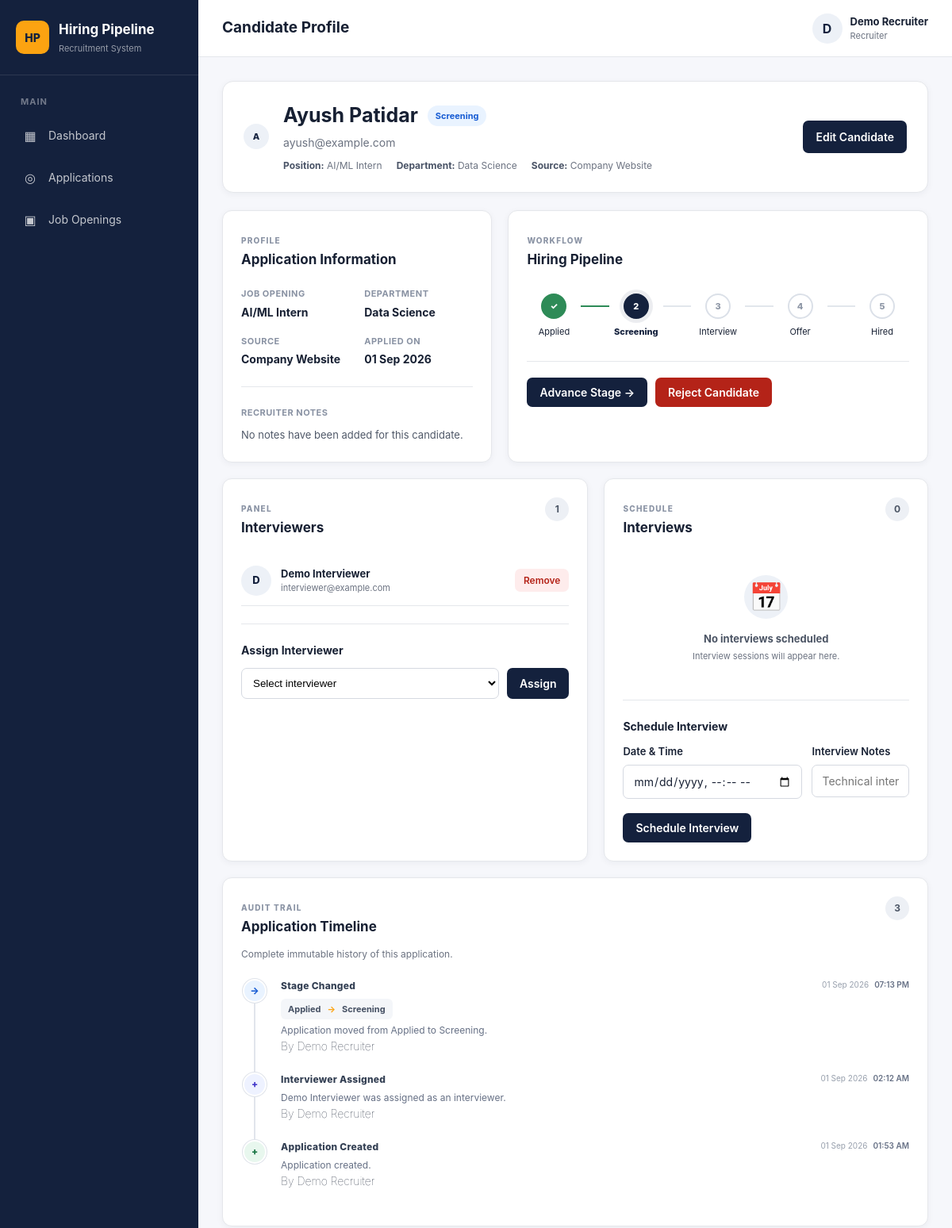
The page /applications/7 (signed in, upper part) on the database as committed earlier.
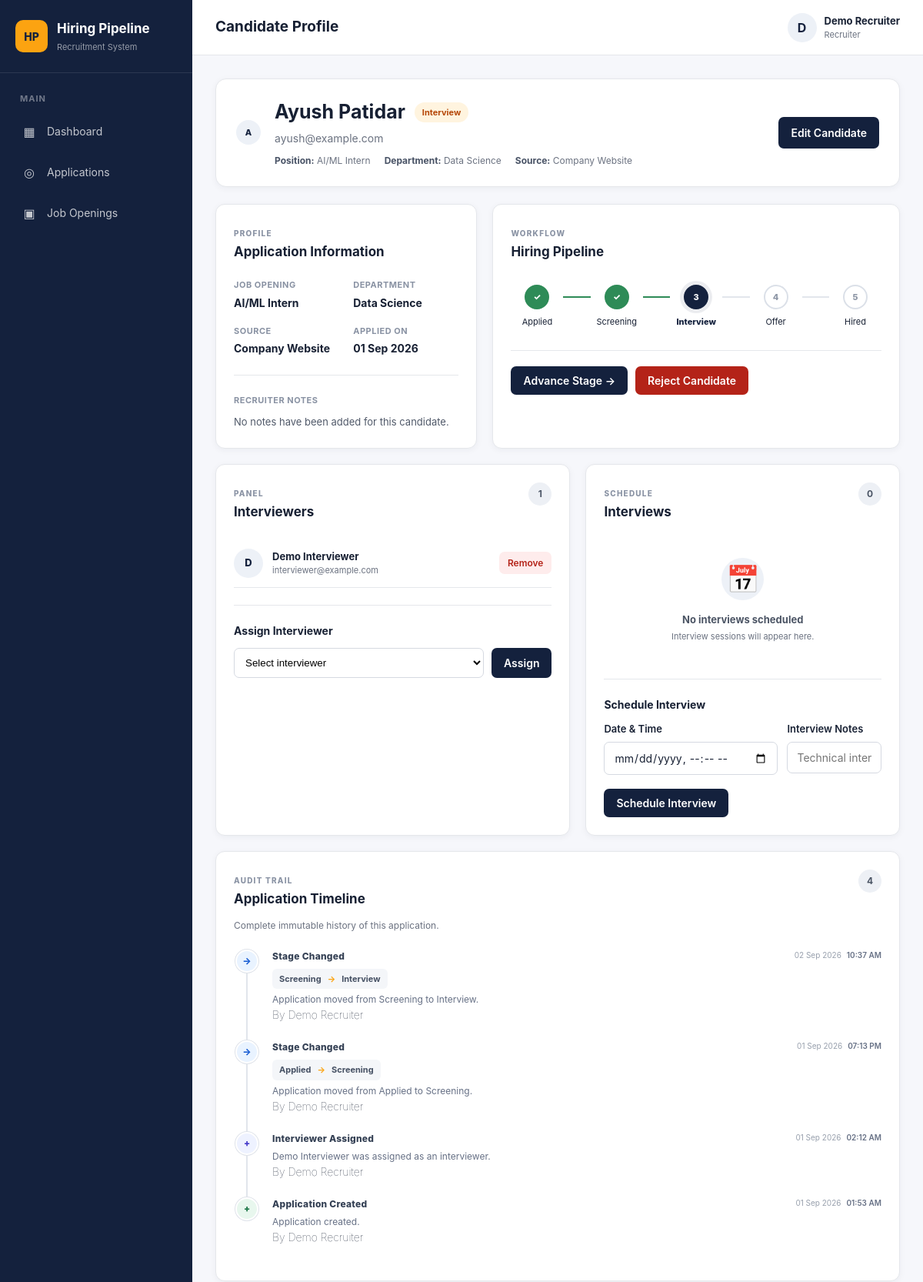
The same page on the database as committed later.
### models/application.py (models this page shows)
class Application(db.Model):
    __tablename__ = "applications"
    id = db.Column(
        db.Integer,
        primary_key=True
    )
    job_opening_id = db.Column(
        db.Integer,
        db.ForeignKey("job_openings.id"),
        nullable=False,
        index=True
    )
    candidate_name = db.Column(
        db.String(150),
        nullable=False
    )
    candidate_email = db.Column(
        db.String(150),
        nullable=False,
        index=True
    )
    source = db.Column(
        db.String(100),
        nullable=True
    )
    notes = db.Column(
        db.Text,
        nullable=True
    )
    stage = db.Column(
        db.String(30),
        nullable=False,
        default="Applied",
        index=True
    )
    applied_at = db.Column(
        db.DateTime,
        server_default=db.func.now()
    )
    stage_changed_at = db.Column(
        db.DateTime,
        server_default=db.func.now()
    )
    updated_at = db.Column(
        db.DateTime,
        server_default=db.func.now(),
        onupdate=db.func.now()
    )
    job = db.relationship(
        "JobOpening",
        back_populates="applications"
    )
    events = db.relationship(
        "ApplicationEvent",
        back_populates="application",
        lazy=True,
        order_by="ApplicationEvent.created_at"
    )

### models/interview.py (models this page shows)
class ApplicationInterviewer(db.Model):
    __tablename__ = "application_interviewers"
    application_id = db.Column(
        db.Integer,
        db.ForeignKey("applications.id"),
        primary_key=True
    )
    interviewer_id = db.Column(
        db.Integer,
        db.ForeignKey("users.id"),
        primary_key=True
    )
    assigned_at = db.Column(
        db.DateTime,
        server_default=db.func.now()
    )
    application = db.relationship(
        "Application",
        backref=db.backref(
            "interviewer_assignments",
            lazy=True
        )
    )
    interviewer = db.relationship(
        "User",
        backref=db.backref(
            "application_assignments",
            lazy=True
        )
    )

### models/user.py (models this page shows, shortened)
class User(UserMixin, db.Model):
    __tablename__ = "users"
    id = db.Column(db.Integer, primary_key=True)
    name = db.Column(db.String(100), nullable=False)
    email = db.Column(
        db.String(150),
        unique=True,
        nullable=False,
        index=True
    )
    password_hash = db.Column(db.String(255), nullable=False)
    role = db.Column(
        db.String(20),
        nullable=False
    )
    created_at = db.Column(
        db.DateTime,
        server_default=db.func.now()
    )

### models/event.py (models this page shows)
class ApplicationEvent(db.Model):
    __tablename__ = "application_events"
    id = db.Column(
        db.Integer,
        primary_key=True
    )
    application_id = db.Column(
        db.Integer,
        db.ForeignKey("applications.id"),
        nullable=False,
        index=True
    )
    event_type = db.Column(
        db.String(50),
        nullable=False
    )
    old_stage = db.Column(
        db.String(30),
        nullable=True
    )
    new_stage = db.Column(
        db.String(30),
        nullable=True
    )
    actor_id = db.Column(
        db.Integer,
        db.ForeignKey("users.id"),
        nullable=True
    )
    message = db.Column(
        db.Text,
        nullable=True
    )
    created_at = db.Column(
        db.DateTime,
        server_default=db.func.now()
    )
    application = db.relationship(
        "Application",
        back_populates="events"
    )
    actor = db.relationship(
        "User",
        foreign_keys=[actor_id]
    )

### routes/applications.py (the view, shortened to what this page needs)
@applications_bp.route("/<int:application_id>")
@role_required("recruiter", "interviewer")
def application_detail(application_id):
    application = db.session.get(
        Application,
        application_id
    )
    if not application:
        abort(404)
    interviewers = []
    if current_user.role == "recruiter":
        interviewers = (
            User.query
            .filter_by(role="interviewer")
            .order_by(User.name)
            .all()
        )
    return render_template(
        "applications/detail.html",
        application=application,
        interviewers=interviewers
    )

### utils/timezone.py (called while the page is built)
def to_ist(dt):
    if not dt:
        return None
    if dt.tzinfo is None:
        dt = dt.replace(tzinfo=timezone.utc)
    return dt.astimezone(IST)

### templates/applications/detail.html (shortened to what the changed rows need)
{% extends "base.html" %}
{% block content %}
<div class="candidate-hero">
    <div class="candidate-hero-main">
        <div class="candidate-avatar">
            {{ application.candidate_name[0]|upper }}
        </div>
        <div class="candidate-identity">
            <div class="candidate-name-row">
                <h1>
                    {{ application.candidate_name }}
                </h1>
                <span
                    class="candidate-stage-badge
                    stage-{{ application.stage|lower }}"
                >
                    {{ application.stage }}
                </span>
            </div>
            <p class="candidate-email">
                {{ application.candidate_email }}
            </p>
            <div class="candidate-meta">
                <span>
                    <strong>Position:</strong>
                    {{ application.job.title }}
                </span>
                <span>
                    <strong>Department:</strong>
                    {{ application.job.department }}
                </span>
                <span>
                    <strong>Source:</strong>
                    {{ application.source or "Not specified" }}
                </span>
            </div>
        </div>
    </div>
</div>
<div class="candidate-top-grid">
    <div class="candidate-card">
        <div class="card-heading">
            <div>
                <h2>
                    Application Information
                </h2>
            </div>
        </div>
        <div class="candidate-info-grid">
            <div class="info-item">
                <span class="info-label">
                    Source
                </span>
                <strong>
                    {{ application.source or "-" }}
                </strong>
            </div>
            <div class="info-item">
                <span class="info-label">
                    Applied On
                </span>
                <strong>
                    {% if application.applied_at %}
                        {{ (application.applied_at | ist).strftime(
                            "%d %b %Y"
                        ) }}
                    {% else %}
                        -
                    {% endif %}
                </strong>
            </div>
        </div>
        <div class="candidate-notes">
            <span class="info-label">
                Recruiter Notes
            </span>
            <p>
                {{ application.notes or "No notes have been added for this candidate." }}
            </p>
        </div>
    </div>
    <div class="candidate-card pipeline-card">
        <div class="card-heading">
            <div>
                <h2>
                    Hiring Pipeline
                </h2>
            </div>
        </div>
        {% set stages = [
            "Applied",
            "Screening",
            "Interview",
            "Offer",
            "Hired"
        ] %}
        <div class="modern-pipeline">
            {% for stage in stages %}
                <div class="modern-stage">
                    <div
                        class="stage-circle
                        {% if application.stage == stage %}
                            stage-current
                        {% elif application.stage != 'Rejected'
                              and stages.index(application.stage)
                                  > stages.index(stage) %}
                            stage-complete
                        {% endif %}"
                    >
                        {% if application.stage != "Rejected"
                              and stages.index(application.stage)
                                  > stages.index(stage) %}
                            ✓
                        {% else %}
                            {{ loop.index }}
                        {% endif %}
                    </div>
                    <span
                        class="
                        {% if application.stage == stage %}
                            stage-label-current
                        {% endif %}
                        "
                    >
                        {{ stage }}
                    </span>
                </div>
                {% if not loop.last %}
                    <div
                        class="stage-line
                        {% if application.stage != 'Rejected'
                              and stages.index(application.stage)
                                  > stages.index(stage) %}
                            line-complete
                        {% endif %}"
                    ></div>
                {% endif %}
            {% endfor %}
        </div>
    </div>
</div>
<div class="candidate-middle-grid">
    <div class="candidate-card">
        <div class="card-heading">
            <div>
                <h2>
                    Interviewers
                </h2>
            </div>
        </div>
        {% if application.interviewer_assignments %}
            <div class="interviewer-list">
                {% for assignment in
                    application.interviewer_assignments %}
                    <div class="modern-panel-member">
                        <div class="panel-avatar">
                            {{ assignment.interviewer.name[0]|upper }}
                        </div>
                        <div class="panel-person">
                            <strong>
                                {{ assignment.interviewer.name }}
                            </strong>
                            <span>
                                {{ assignment.interviewer.email }}
                            </span>
                        </div>
                        {% if current_user.role == "recruiter" %}
                            <form
                                method="POST"
                                action="{{ url_for(
                                    'interviews.remove_interviewer',
                                    application_id=application.id,
                                    interviewer_id=assignment.interviewer_id
                                ) }}"
                            >
                                <button
                                    type="submit"
                                    class="small-btn danger"
                                    onclick="return confirm(
                                        'Remove this interviewer?'
                                    )"
                                >
                                    Remove
                                </button>
                            </form>
                        {% endif %}
                    </div>
                {% endfor %}
            </div>
        {% endif %}
    </div>
    <div class="candidate-card">
        <div class="card-heading">
            <div>
                <h2>
                    Interviews
                </h2>
            </div>
        </div>
    </div>
</div>
<div class="candidate-card history-card">
    <div class="card-heading">
        <div>
            <span class="card-eyebrow">
            </span>
            <h2>
                Application Timeline
            </h2>
            <p class="section-description">
            </p>
        </div>
        <span class="card-count">
            {{ application.events|length }}
        </span>
    </div>
    {% if application.events %}
        <div class="modern-timeline">
            {% for event in application.events|reverse %}
                <div class="modern-timeline-item">
                    <div class="timeline-rail">
                        <div
                            class="timeline-dot
                            event-{{ event.event_type|lower }}"
                        >
                            {% if event.event_type == "APPLICATION_CREATED" %}
                                +
                            {% elif event.event_type == "STAGE_CHANGED" %}
                                →
                            {% elif event.event_type == "REJECTED" %}
                                ×
                            {% elif event.event_type == "REINSTATED" %}
                                ↺
                            {% elif event.event_type == "INTERVIEWER_ASSIGNED" %}
                                +
                            {% elif event.event_type == "INTERVIEWER_REMOVED" %}
                                −
                            {% elif event.event_type ==
                                    "INTERVIEW_SCHEDULED" %}
                                ◷
                            {% elif event.event_type ==
                                    "INTERVIEW_FEEDBACK_SUBMITTED" %}
                                ✓
                            {% else %}
                                •
                            {% endif %}
                        </div>
                        {% if not loop.last %}
                            <div class="timeline-line"></div>
                        {% endif %}
                    </div>
                    <div class="timeline-event-card">
                        <div class="timeline-event-header">
                            <span class="event-name">
                                {{ event.event_type
                                    .replace("_", " ")
                                    |title }}
                            </span>
                            {% if event.created_at %}
                                <span class="event-time">
                                    {{ (event.created_at | ist).strftime(
                                        "%d %b %Y"
                                    ) }}
                                    <strong>
                                        {{ (event.created_at | ist).strftime(
                                            "%I:%M %p"
                                        ) }}
                                    </strong>
                                </span>
                            {% endif %}
                        </div>
                        {% if event.old_stage
                              and event.new_stage %}
                            <div class="stage-transition">
                                <span>
                                    {{ event.old_stage }}
                                </span>
                                <span class="transition-arrow">
                                    →
                                </span>
                                <span>
                                    {{ event.new_stage }}
                                </span>
                            </div>
                        {% endif %}
                        {% if event.message %}
                            <p class="event-message">
                                {{ event.message }}
                            </p>
                        {% endif %}
                        {% if event.actor %}
                            <div class="event-actor" style="font-weight: lighter; font-size: 14px;">
                                By {{ event.actor.name }}
                            </div>
                        {% endif %}
                    </div>
                </div>
            {% endfor %}
        </div>
    {% endif %}
</div>
{% endblock %}

Rows that differ between the two databases and show on the page:
changed Application "Ayush Patidar": stage "Screening" → "Interview"
added ApplicationEvent: event_type "Stage Changed", created_at "02 Sep 2026", created_at "10:37 AM", old_stage "Screening", new_stage "Interview", message "Application moved from Screening to Interview.", actor.name "Demo Recruiter"
Other text that changed with them:
{{ application.events|length }}: "3" → "4"
list line gone: "2"
